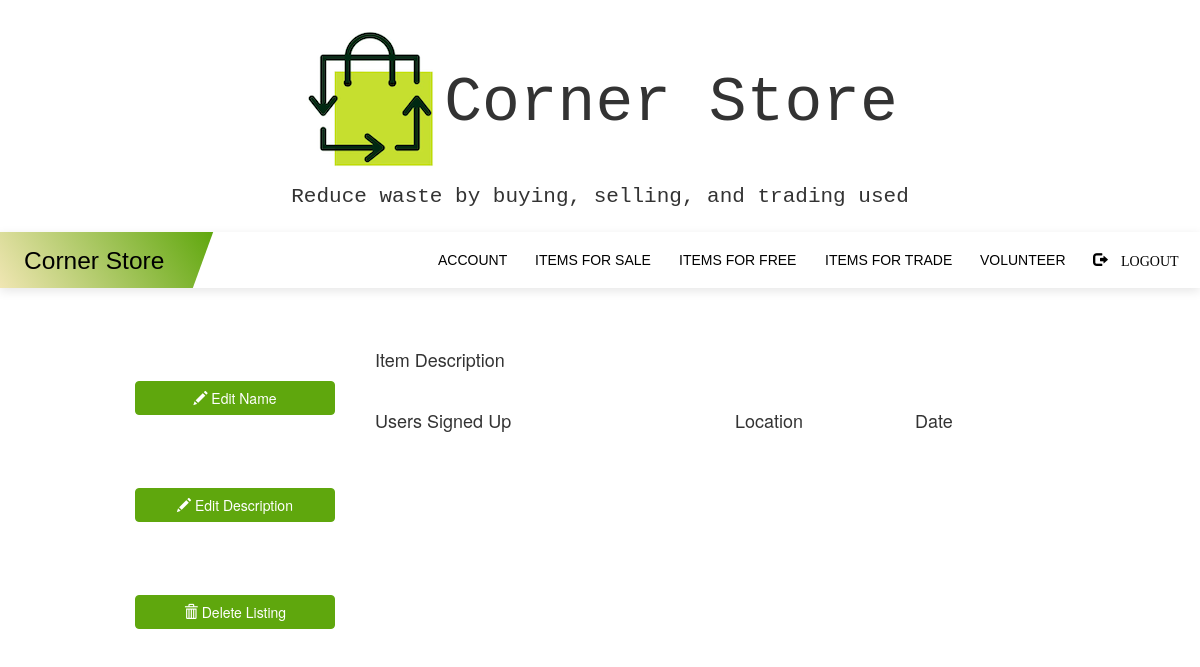
Page /managevol/3 (signed in) on the earlier database version.
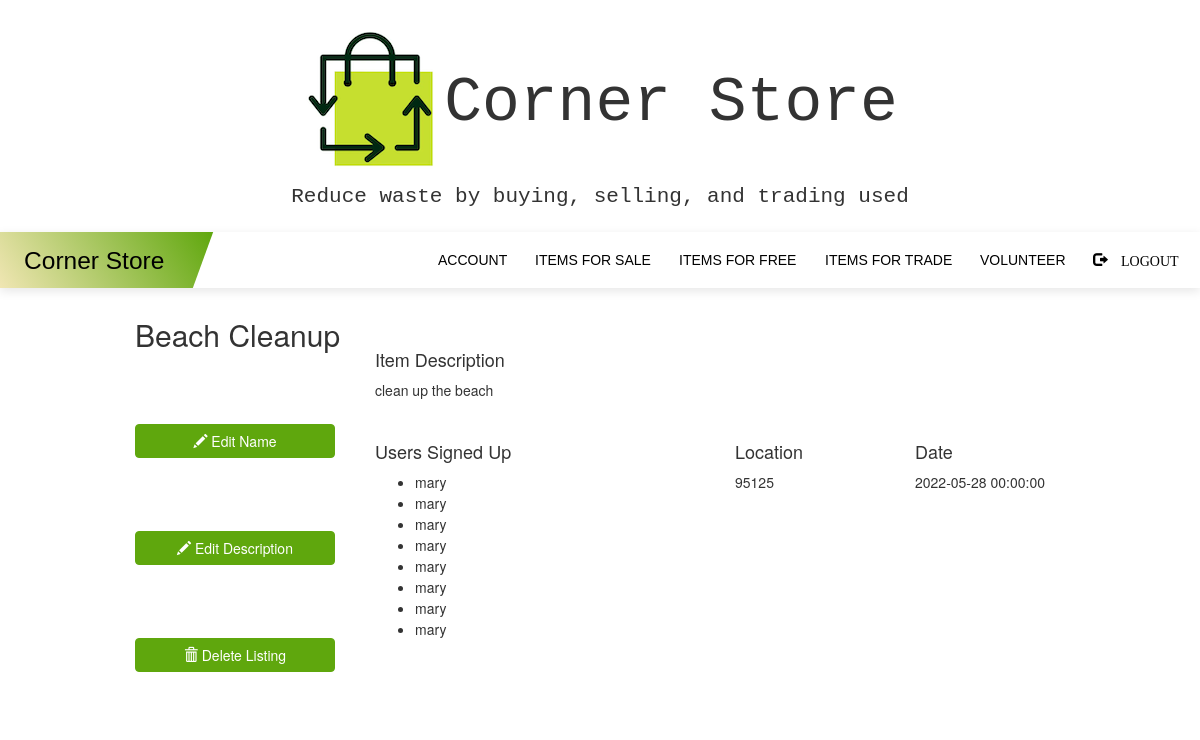
Same page on the later database version.
### myapp/models.py (models this page shows, shortened)
class Volunteer(db.Model):
    id = db.Column(db.Integer, primary_key=True)
    name = db.Column(db.String(64))
    description = db.Column(db.String(512))
    location = db.Column(db.Integer)
    date = db.Column(db.DateTime, nullable=False)
    user_id = db.Column(db.Integer, db.ForeignKey('users.id'))
    vol_id = db.relationship('BeVolunteer', backref='volunteer', lazy='dynamic')

class User(UserMixin, db.Model):
    __tablename__ = 'users'
    id = db.Column(db.Integer, primary_key=True)
    username = db.Column(db.String(64), unique=True, index=True)
    email = db.Column(db.String(128), unique=True)
    password = db.Column(db.String(128))
    admin = db.Column(db.String(10))
    agency = db.Column(db.String(10))
    profile = db.relationship('Profile', backref='users', lazy='dynamic')
    listings = db.relationship('Listing', backref='users', lazy='dynamic')
    volunteer = db.relationship('Volunteer', backref='users', lazy='dynamic')
    bevolunteer = db.relationship('BeVolunteer', backref='users', lazy='dynamic')
    def __repr__(self):
        return f'{self.username}'

### myapp/routes.py (the view)
@myapp_obj.route('/managevol/<int:val>')
@login_required
def manageVol(val):
    listing_id = val
    item = Volunteer.query.get(listing_id)
    vols = BeVolunteer.query.filter(BeVolunteer.vol_id == listing_id).all()
    print(vols)
    a = []
    for i in vols:
        us = get_username(i.user_id)
        print(us)
        a.append(us)
    return render_template('managevol.html',  item=item, vols=vols, a=a)

### myapp/models.py (called while the page is built)
@login.user_loader
def load_user(id):
    return User.query.get(int(id))

### myapp/routes.py (called while the page is built)
def get_username(user_id):
    user_id = user_id
    user = User.query.get(user_id)
    return user

### myapp/templates/managevol.html (shortened to what this page needs)
{% extends "base.html" %}
{% block content %}
<p>
</head>
<body>
<div class="container-fluid" style="width:80%">
  <div class="row content">
    <div class="col-sm-3 sidenav hidden-xs">
      <h2> {{ item.name }} </h2>
      <br><br><br>
      <div>
      <p>
        <a href ="/managelistings/newname/{{item.id}}" class = "btn btn-primary" style="width: 200px; color:white"> <span class="glyphicon glyphicon-pencil"></span>             Edit Name </a></p><br><br><br>
        <p>
        <a href ="/profile" class = "btn btn-primary" style="width: 200px; color:white"><span class="glyphicon glyphicon-pencil"></span>              Edit Description </a><br><br><br><br>
        </p>
        <p><a href ="/deletevol/{{item.id}}" class = "btn btn-primary" style="width: 200px; color:white"><span class="glyphicon glyphicon-trash"></span>              Delete Listing </a><br></p>
        </div>
    </div>
    <br>
    <div class="col-sm-9">
      <br>
      <div class="row">
      <div class="col-sm-9">
        <h4>Item Description</h4>
        <p> {{item.description }}</p>
      </div>
  </div>
      <br>
      <div class="row">
        <div class="col-sm-3">
          <h4> Users Signed Up </h4>
          <ul>
          {% for i in a %}
            <li> {{ i.username }} </li>
            {% endfor %}
          </ul>
        </div>
        <div class="col-sm-3">
        </div>
        <div class="col-sm-3">
            <h4>Location</h4>
            <p>{{ item.location }}</p>
        </div>
        <div class="col-sm-3">
            <h4>Date</h4>
            <p> {{ item.date }}
        </div>
      </div>
      <br><br><br>
        </div>
      </div>
    </div>
  </div>
</body>
</html>
{% endblock %}

Differences in the rows shown:
added Volunteer: name "Beach Cleanup", description "clean up the beach", location "95125", date "2022-05-28 00:00:00"
now on this page (row unchanged): User: username "mary"
